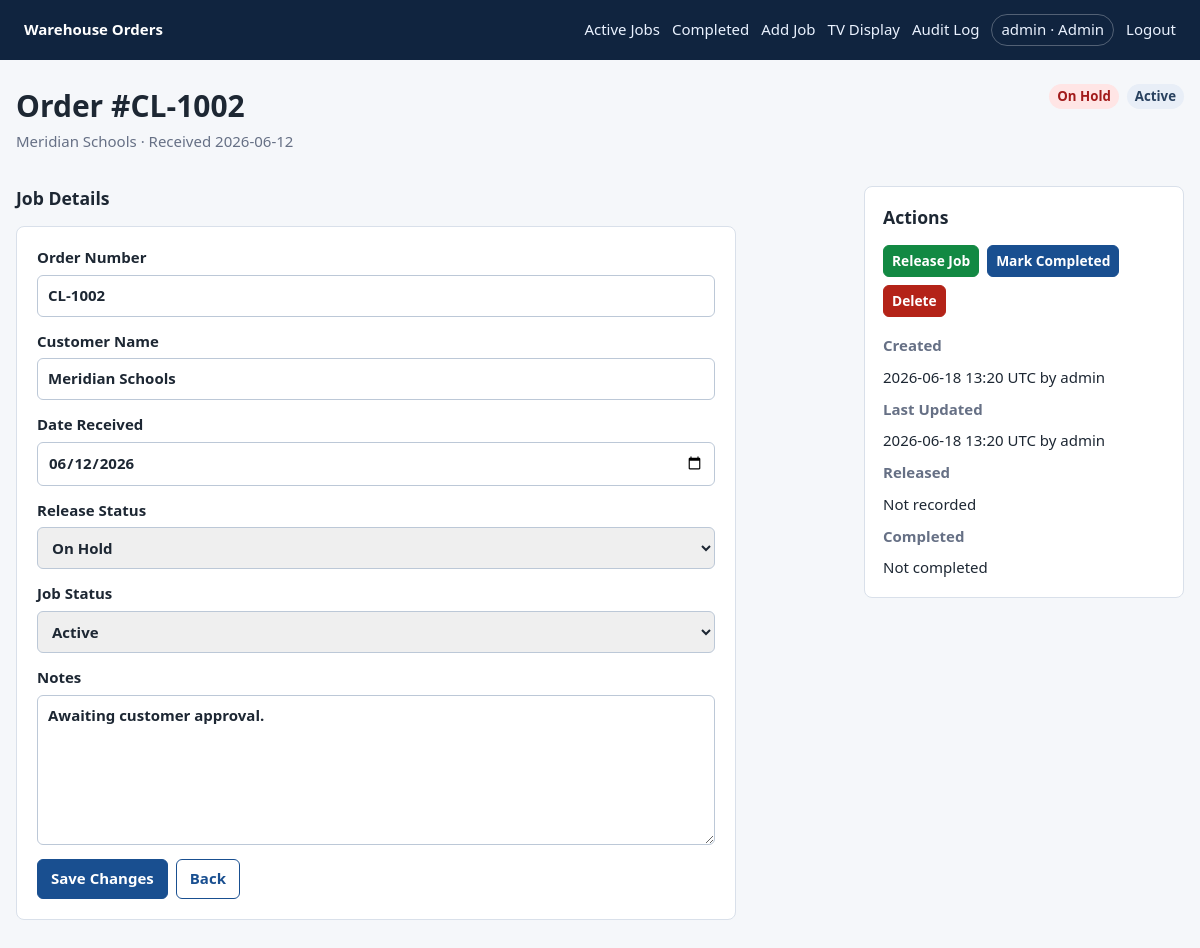
/jobs/2/edit (signed in), run on the app's committed database.
### tables this page shows
CREATE TABLE users (
            id INTEGER PRIMARY KEY AUTOINCREMENT,
            username TEXT NOT NULL UNIQUE,
            password_hash TEXT NOT NULL,
            role TEXT NOT NULL,
            created_at TEXT NOT NULL
        );

CREATE TABLE jobs (
            id INTEGER PRIMARY KEY AUTOINCREMENT,
            order_number TEXT NOT NULL UNIQUE,
            customer_name TEXT NOT NULL,
            date_received TEXT NOT NULL,
            release_status TEXT NOT NULL,
            job_status TEXT NOT NULL,
            notes TEXT,
            created_at TEXT NOT NULL,
            created_by TEXT NOT NULL,
            updated_at TEXT NOT NULL,
            updated_by TEXT NOT NULL,
            released_at TEXT,
            released_by TEXT,
            completed_at TEXT,
            completed_by TEXT,
            CHECK (release_status IN ('Released', 'On Hold')),
            CHECK (job_status IN ('Active', 'Completed'))
        );

### routes.py (the view, shortened to what this page needs)
@bp.route("/jobs/<int:job_id>/edit", methods=["GET", "POST"])
@non_display_required
@require_csrf
def edit_job(job_id):
    user = current_user()
    job = get_job(job_id)
    if not job:
        abort(404)
    fields = editable_fields_for(user)
    return render_template("edit_job.html", job=job, fields=fields)

### auth.py (called while the page is built)
def current_user():
    user_id = session.get("user_id")
    if not user_id:
        return None
    return get_user_by_id(user_id)

def non_display_required(view):
    @wraps(view)
    def wrapped_view(**kwargs):
        user = current_user()
        if user is None:
            return redirect(url_for("main.login", next=request.path))
        if user["role"] == ROLE_DISPLAY:
            abort(403)
        return view(**kwargs)
    return wrapped_view

def generate_csrf_token():
    token = session.get("csrf_token")
    if not token:
        token = token_urlsafe(32)
        session["csrf_token"] = token
    return token

def require_csrf(view):
    @wraps(view)
    def wrapped_view(**kwargs):
        if request.method == "POST":
            validate_csrf()
        return view(**kwargs)
    return wrapped_view

def editable_fields_for(user):
    if not user:
        return []
    if user["role"] == "Admin":
        return ["order_number", "customer_name", "date_received", "release_status", "job_status", "notes"]
    if user["role"] == "Account Manager":
        return ["order_number", "customer_name", "date_received", "notes"]
    if user["role"] == "Warehouse Manager":
        return ["notes"]
    return []

### models.py (called while the page is built)
def get_db():
    if "db" not in g:
        g.db = sqlite3.connect(current_app.config["DATABASE_PATH"])
        g.db.row_factory = sqlite3.Row
        g.db.execute("PRAGMA foreign_keys = ON")
    return g.db

def get_user_by_id(user_id):
    return get_db().execute(
        "SELECT * FROM users WHERE id = ?",
        (user_id,),
    ).fetchone()

def get_job(job_id):
    return get_db().execute("SELECT * FROM jobs WHERE id = ?", (job_id,)).fetchone()

### routes.py (called while the page is built)
@bp.app_template_filter("short_dt")
def short_dt(value):
    if not value:
        return ""
    try:
        parsed = datetime.fromisoformat(value)
    except ValueError:
        return value
    return parsed.astimezone(timezone.utc).strftime("%Y-%m-%d %H:%M UTC")

### templates/edit_job.html (shortened to what this page needs)
{% extends "base.html" %}
{% block content %}
<div class="page-title">
    <div>
        <h1>Order #{{ job.order_number }}</h1>
        <p>{{ job.customer_name }} · Received {{ job.date_received }}</p>
    </div>
    <div class="status-pair">
        <span class="badge {{ 'ready' if job.release_status == 'Released' else 'hold' }}">{{ job.release_status }}</span>
        <span class="badge neutral">{{ job.job_status }}</span>
    </div>
</div>
<section class="detail-grid">
    <div>
        <h2>Job Details</h2>
        <form method="post" class="stacked-form wide">
            <label>
                Order Number
                <input name="order_number" value="{{ job.order_number }}" {% if 'order_number' not in fields %}disabled{% endif %} required>
            </label>
            <label>
                Customer Name
                <input name="customer_name" value="{{ job.customer_name }}" {% if 'customer_name' not in fields %}disabled{% endif %} required>
            </label>
            <label>
                Date Received
                <input name="date_received" type="date" value="{{ job.date_received }}" {% if 'date_received' not in fields %}disabled{% endif %} required>
            </label>
            {% if 'release_status' in fields %}
            <label>
                Release Status
                <select name="release_status">
                    <option value="On Hold" {% if job.release_status == 'On Hold' %}selected{% endif %}>On Hold</option>
                </select>
            </label>
            {% endif %}
            {% if 'job_status' in fields %}
            <label>
                Job Status
                <select name="job_status">
                    <option value="Active" {% if job.job_status == 'Active' %}selected{% endif %}>Active</option>
                </select>
            </label>
            {% endif %}
            <label>
                Notes
                <textarea name="notes" rows="6" {% if 'notes' not in fields %}disabled{% endif %}>{{ job.notes }}</textarea>
            </label>
            <div class="form-actions">
                <button type="submit">Save Changes</button>
                <a class="button muted" href="{{ url_for('main.active_jobs') }}">Back</a>
            </div>
        </form>
    </div>
    <aside class="facts">
        <h2>Actions</h2>
        {% include "_job_actions.html" %}
        <dl>
            <dt>Created</dt>
            <dd>{{ job.created_at|short_dt }} by {{ job.created_by }}</dd>
            <dt>Last Updated</dt>
            <dd>{{ job.updated_at|short_dt }} by {{ job.updated_by }}</dd>
            <dt>Released</dt>
            <dd>{{ job.released_at|short_dt or 'Not recorded' }}{% if job.released_by %} by {{ job.released_by }}{% endif %}</dd>
            <dt>Completed</dt>
            <dd>{{ job.completed_at|short_dt or 'Not completed' }}{% if job.completed_by %} by {{ job.completed_by }}{% endif %}</dd>
        </dl>
    </aside>
</section>
{% endblock %}

### templates/base.html (shortened to what this page needs)
<!doctype html>
<html lang="en">
<head>
    <link rel="stylesheet" href="{{ url_for('static', filename='styles.css') }}">
</head>
<body>
    <header class="site-header">
        <a class="brand" href="{{ url_for('main.index') }}">Warehouse Orders</a>
        {% if current_user %}
        <nav>
            {% if current_user.role != 'Warehouse Display' %}
            <a href="{{ url_for('main.active_jobs') }}">Active Jobs</a>
            <a href="{{ url_for('main.completed_jobs') }}">Completed</a>
            <a href="{{ url_for('main.new_job') }}">Add Job</a>
            {% endif %}
            <a href="{{ url_for('main.tv') }}">TV Display</a>
            {% if current_user.role == 'Admin' %}
            <a href="{{ url_for('main.audit_log') }}">Audit Log</a>
            {% endif %}
            <span class="user-pill">{{ current_user.username }} · {{ current_user.role }}</span>
            <a href="{{ url_for('main.logout') }}">Logout</a>
        </nav>
        {% endif %}
    </header>
    <main class="container">
        {% block content %}{% endblock %}
    </main>
</body>
</html>

### static/styles.css (style rules this page uses)
:root { --bg: #f5f7fa; --panel: #ffffff; --text: #1d2733; --muted: #667085; --line: #d9e0ea; --brand: #194f90; --ready-bg: #dff8e7; --ready-text: #0f6b32; --hold-bg: #ffe5e5; --hold-text: #a21b1b; --neutral-bg: #e8eef7; --neutral-text: #28415f; }
* { box-sizing: border-box; }
body { margin: 0; background: var(--bg); color: var(--text); font: 15px/1.45 system-ui, -apple-system, BlinkMacSystemFont, "Segoe UI", sans-serif; }
a { color: var(--brand); }
.site-header { display: flex; align-items: center; justify-content: space-between; gap: 18px; padding: 14px 24px; background: #10243f; color: #fff; }
.brand { color: #fff; font-weight: 700; text-decoration: none; white-space: nowrap; }
nav { display: flex; align-items: center; flex-wrap: wrap; gap: 12px; }
nav a { color: #eaf2ff; text-decoration: none; }
.user-pill { padding: 4px 9px; border: 1px solid rgba(255,255,255,.28); border-radius: 999px; color: #eaf2ff; }
.container { width: min(1280px, calc(100vw - 32px)); margin: 24px auto 48px; }
.page-title { display: flex; align-items: flex-start; justify-content: space-between; gap: 16px; margin-bottom: 18px; }
h1, h2, p { margin-top: 0; }
h1 { margin-bottom: 4px; }
h2 { font-size: 1.1rem; }
.page-title p, .muted, .empty { color: var(--muted); }
.stacked-form { display: grid; gap: 14px; }
.stacked-form.wide { max-width: 720px; padding: 20px; background: var(--panel); border: 1px solid var(--line); border-radius: 8px; }
label { display: grid; gap: 6px; font-weight: 650; }
input, select, textarea { width: 100%; padding: 9px 10px; border: 1px solid #bcc8d7; border-radius: 6px; color: var(--text); font: inherit; }
textarea { resize: vertical; }
button, .button { display: inline-flex; align-items: center; justify-content: center; gap: 6px; min-height: 38px; padding: 8px 13px; border: 1px solid var(--brand); border-radius: 6px; background: var(--brand); color: #fff; cursor: pointer; font: inherit; font-weight: 700; text-decoration: none; }
button.secondary, .button.muted { background: #fff; color: var(--brand); }
.form-actions, .action-row, .status-pair { display: flex; flex-wrap: wrap; gap: 8px; align-items: center; }
.badge { display: inline-flex; align-items: center; min-height: 24px; padding: 3px 8px; border-radius: 999px; font-size: .83rem; font-weight: 800; white-space: nowrap; }
.badge.hold { background: var(--hold-bg); color: var(--hold-text); }
.badge.neutral { background: var(--neutral-bg); color: var(--neutral-text); }
.detail-grid { display: grid; grid-template-columns: minmax(0, 1fr) 320px; gap: 20px; align-items: start; }
.facts { padding: 18px; background: var(--panel); border: 1px solid var(--line); border-radius: 8px; }
dl { display: grid; gap: 10px; margin: 18px 0 0; }
dt { color: var(--muted); font-weight: 700; }
dd { margin: 0; }

### data on the page
users: username "admin", role "Admin"
jobs: order_number "CL-1002", customer_name "Meridian Schools", date_received "2026-06-12", release_status "On Hold", job_status "Active", date_received "06/12/2026", notes "Awaiting customer approval.", created_at|short_dt "2026-06-18 13:20 UTC", created_by "admin", updated_at|short_dt "2026-06-18 13:20 UTC", updated_by "admin"

### other printed values
{{ job.released_at|short_dt or 'Not recorded' }} "Not recorded"
{{ job.completed_at|short_dt or 'Not completed' }} "Not completed"
